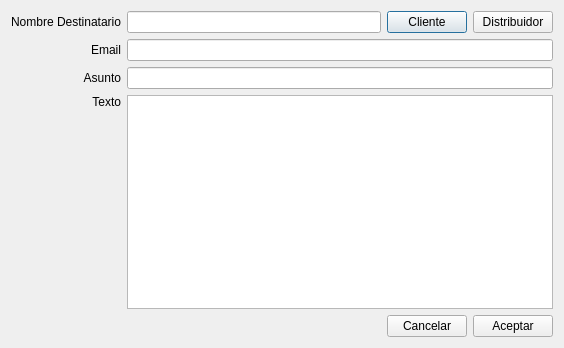
<?xml version="1.0" encoding="UTF-8"?>
<ui version="4.0">
 <class>DlgSetUpMail</class>
 <widget class="QDialog" name="DlgSetUpMail">
  <property name="geometry">
   <rect>
    <x>0</x>
    <y>0</y>
    <width>564</width>
    <height>348</height>
   </rect>
  </property>
  <property name="windowTitle">
   <string>Dialog</string>
  </property>
  <layout class="QGridLayout" name="gridLayout">
   <item row="0" column="2">
    <widget class="QPushButton" name="btnCli">
     <property name="text">
      <string>Cliente</string>
     </property>
    </widget>
   </item>
   <item row="0" column="3">
    <widget class="QPushButton" name="btnDist">
     <property name="text">
      <string>Distribuidor</string>
     </property>
    </widget>
   </item>
   <item row="0" column="1">
    <widget class="QLineEdit" name="txtNombre"/>
   </item>
   <item row="1" column="0">
    <widget class="QLabel" name="label_2">
     <property name="text">
      <string>Email</string>
     </property>
     <property name="alignment">
      <set>Qt::AlignRight|Qt::AlignTrailing|Qt::AlignVCenter</set>
     </property>
    </widget>
   </item>
   <item row="0" column="0">
    <widget class="QLabel" name="label">
     <property name="text">
      <string>Nombre Destinatario</string>
     </property>
     <property name="alignment">
      <set>Qt::AlignRight|Qt::AlignTrailing|Qt::AlignVCenter</set>
     </property>
    </widget>
   </item>
   <item row="2" column="0">
    <widget class="QLabel" name="label_3">
     <property name="text">
      <string>Asunto</string>
     </property>
     <property name="alignment">
      <set>Qt::AlignRight|Qt::AlignTrailing|Qt::AlignVCenter</set>
     </property>
    </widget>
   </item>
   <item row="3" column="0">
    <widget class="QLabel" name="label_4">
     <property name="text">
      <string>Texto</string>
     </property>
     <property name="alignment">
      <set>Qt::AlignRight|Qt::AlignTop|Qt::AlignTrailing</set>
     </property>
    </widget>
   </item>
   <item row="4" column="3">
    <widget class="QPushButton" name="btnAcept">
     <property name="text">
      <string>Aceptar</string>
     </property>
    </widget>
   </item>
   <item row="4" column="2">
    <widget class="QPushButton" name="btnCancel">
     <property name="text">
      <string>Cancelar</string>
     </property>
    </widget>
   </item>
   <item row="1" column="1" colspan="3">
    <widget class="QLineEdit" name="txtMail"/>
   </item>
   <item row="2" column="1" colspan="3">
    <widget class="QLineEdit" name="txtAsunto"/>
   </item>
   <item row="3" column="1" colspan="3">
    <widget class="QPlainTextEdit" name="txtTexto"/>
   </item>
  </layout>
 </widget>
 <resources/>
 <connections/>
</ui>
